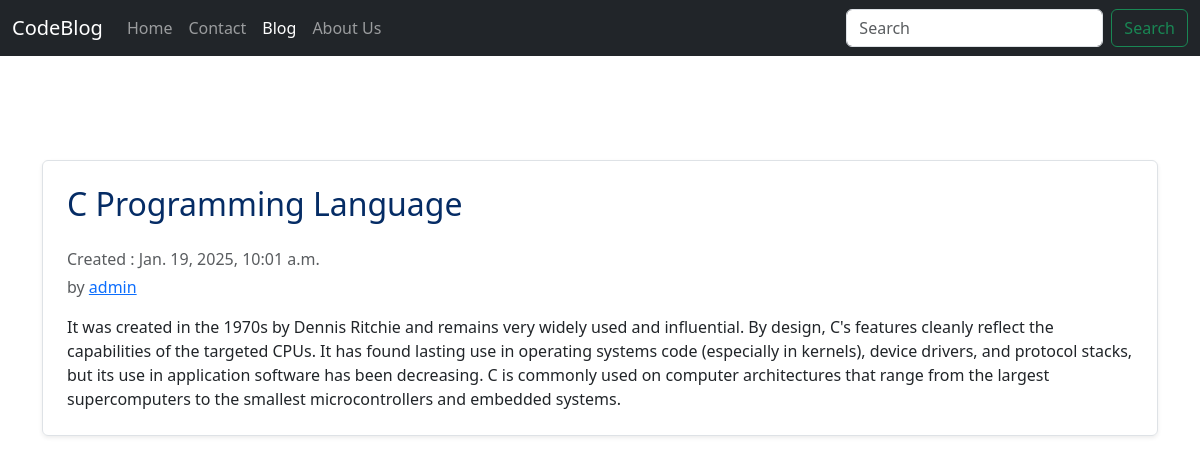
Page /blog/c/ on the committed database.
### blog/models.py (models this page shows, shortened)
class blog(models.Model):
    sno  = models.AutoField(primary_key=True)
    title = models.CharField(max_length=50)
    content = models.TextField()
    author = models.CharField(max_length=50)
    slug = models.CharField(max_length=30)
    timestamp = models.DateTimeField(blank=True)

### blog/views.py (the view)
# urls.py: path('<str:slug>/', views.blogpost, name='blogpost'),
def blogpost(req,slug):
    blog_post=blog.objects.filter(slug=slug).first()
    context = {'post':blog_post}
    return render(req ,'blog/blogpost.html',context)

### templates/blog/blogpost.html (shortened to what this page needs)
{% extends 'home/base.html' %}
    {% block blog %} active {% endblock %}
    {% block body %}
        <div class="container">
      <div class="row g-0 border rounded overflow-hidden flex-md-row mb-4 shadow-sm h-md-250 position-relative">
        <div class="col p-4 d-flex flex-column position-static">
          <strong class="d-inline-block mb-3 text-primary-emphasis"><h2>{{post.title}}</h2></strong>
          <div class="mb-1 text-body-secondary">Created : {{post.timestamp}}</div>
          <div class="mb-3 text-body-secondary">    by <a href="/about">{{post.author}}</a></div>
          <p class="card-text mb-auto">{{post.content}}</p>
        </div>
      </div>
        </div>
    {% endblock %}

### rows in the picture
blog: title "C Programming Language", timestamp "Jan. 19, 2025, 10:01 a.m.", author "admin", content "It was created in the 1970s by Dennis Ritchie and remains very widely used and influential. By design, C's features cleanly reflect the capabilities of the targeted CPUs. It has found lasting use in operating systems code (especially in kernels), device drivers, and protocol stacks, but its use in application software has been decreasing. C is commonly used on computer architectures that range from the largest supercomputers to the smallest microcontrollers and embedded systems."
